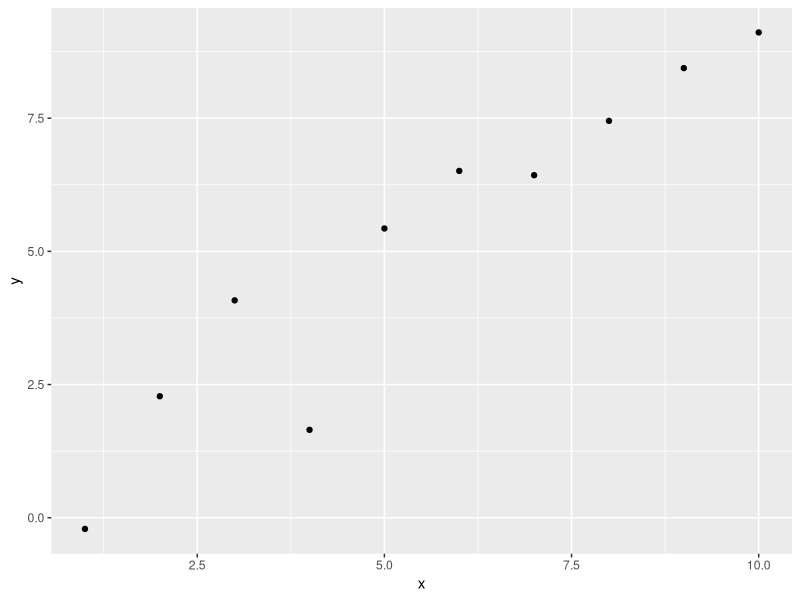

R code for this plot:
## ---- chunk 1
knitr::opts_chunk$set(fig.path='assets/Rfig/support-rmarkdown-')
## ---- chunk 2
set.seed(1234)
library(ggplot2)
library(lattice)
## ---- chunk 3
x <- 1:10
y <- round(rnorm(10, x, 1), 2)
df <- data.frame(x, y)
df
## ---- chunk 4
qplot(x, y, data=df)
